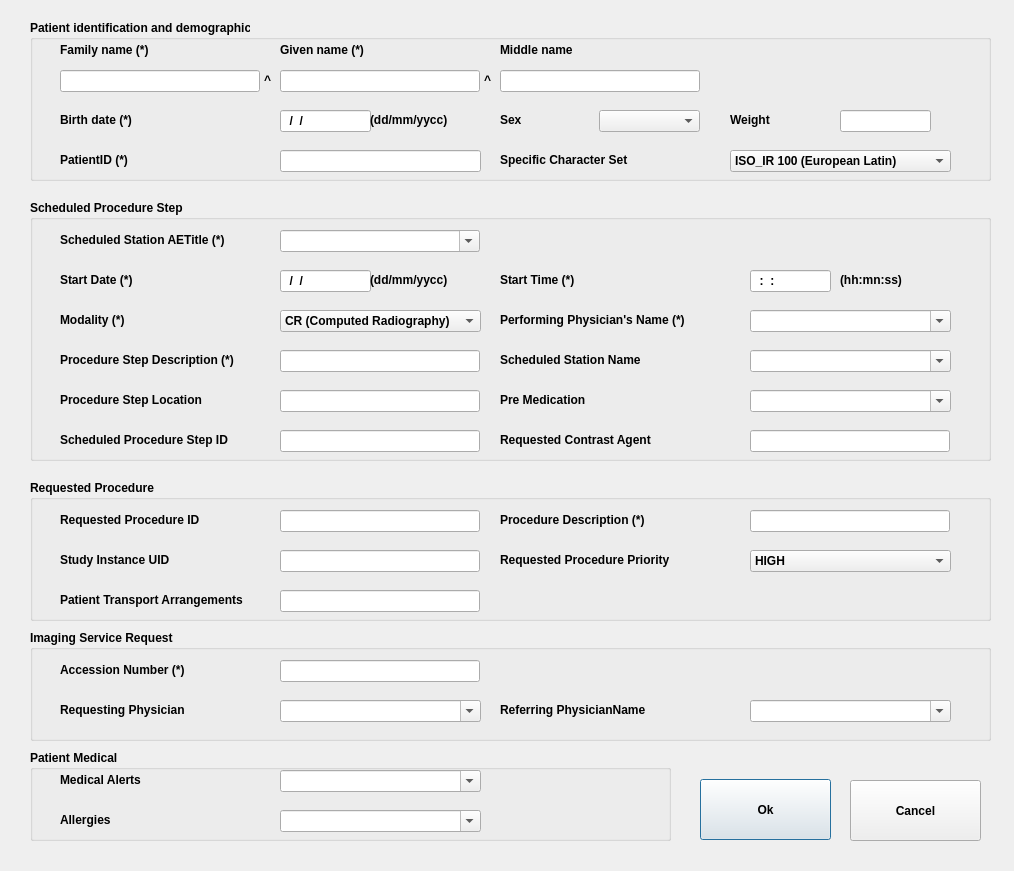
<?xml version="1.0" encoding="UTF-8"?>
<ui version="4.0">
 <class>WorklistEnrDlg</class>
 <widget class="QDialog" name="WorklistEnrDlg">
  <property name="geometry">
   <rect>
    <x>0</x>
    <y>0</y>
    <width>1014</width>
    <height>871</height>
   </rect>
  </property>
  <property name="windowTitle">
   <string>WorklistEnrDlg</string>
  </property>
  <widget class="QPushButton" name="PB_Ok">
   <property name="geometry">
    <rect>
     <x>700</x>
     <y>779</y>
     <width>131</width>
     <height>61</height>
    </rect>
   </property>
   <property name="font">
    <font>
     <weight>75</weight>
     <bold>true</bold>
    </font>
   </property>
   <property name="text">
    <string>Ok</string>
   </property>
   <property name="icon">
    <iconset resource="DicomWorklist.qrc">
     <normaloff>:/DicomWorklist/Resources/png/Cute-Ball-Go-icon.png</normaloff>:/DicomWorklist/Resources/png/Cute-Ball-Go-icon.png</iconset>
   </property>
   <property name="iconSize">
    <size>
     <width>48</width>
     <height>48</height>
    </size>
   </property>
  </widget>
  <widget class="QPushButton" name="PB_Cancel">
   <property name="geometry">
    <rect>
     <x>850</x>
     <y>780</y>
     <width>131</width>
     <height>61</height>
    </rect>
   </property>
   <property name="font">
    <font>
     <weight>75</weight>
     <bold>true</bold>
    </font>
   </property>
   <property name="text">
    <string>Cancel</string>
   </property>
   <property name="icon">
    <iconset resource="DicomWorklist.qrc">
     <normaloff>:/DicomWorklist/Resources/png/Actions-dialog-close-icon.png</normaloff>:/DicomWorklist/Resources/png/Actions-dialog-close-icon.png</iconset>
   </property>
   <property name="iconSize">
    <size>
     <width>48</width>
     <height>48</height>
    </size>
   </property>
  </widget>
  <widget class="QGroupBox" name="GB_Patient">
   <property name="geometry">
    <rect>
     <x>30</x>
     <y>20</y>
     <width>961</width>
     <height>161</height>
    </rect>
   </property>
   <property name="font">
    <font>
     <weight>75</weight>
     <bold>true</bold>
    </font>
   </property>
   <property name="title">
    <string>Patient identification and demographic</string>
   </property>
   <widget class="QLineEdit" name="LE_PatientWeight">
    <property name="geometry">
     <rect>
      <x>810</x>
      <y>90</y>
      <width>91</width>
      <height>22</height>
     </rect>
    </property>
    <property name="inputMask">
     <string/>
    </property>
   </widget>
   <widget class="QLabel" name="L_MiddleName">
    <property name="geometry">
     <rect>
      <x>470</x>
      <y>20</y>
      <width>200</width>
      <height>20</height>
     </rect>
    </property>
    <property name="font">
     <font>
      <weight>75</weight>
      <bold>true</bold>
     </font>
    </property>
    <property name="text">
     <string>Middle name</string>
    </property>
   </widget>
   <widget class="QLabel" name="L_PatientSex">
    <property name="geometry">
     <rect>
      <x>470</x>
      <y>90</y>
      <width>101</width>
      <height>20</height>
     </rect>
    </property>
    <property name="font">
     <font>
      <weight>75</weight>
      <bold>true</bold>
     </font>
    </property>
    <property name="text">
     <string>Sex</string>
    </property>
   </widget>
   <widget class="QComboBox" name="CBX_PatientSex">
    <property name="geometry">
     <rect>
      <x>569</x>
      <y>90</y>
      <width>101</width>
      <height>22</height>
     </rect>
    </property>
    <property name="currentIndex">
     <number>-1</number>
    </property>
    <item>
     <property name="text">
      <string notr="true">F (Female)</string>
     </property>
    </item>
    <item>
     <property name="text">
      <string notr="true">M (Male)</string>
     </property>
    </item>
    <item>
     <property name="text">
      <string>O (Other)</string>
     </property>
    </item>
   </widget>
   <widget class="QLabel" name="L_GivenName">
    <property name="geometry">
     <rect>
      <x>250</x>
      <y>20</y>
      <width>200</width>
      <height>20</height>
     </rect>
    </property>
    <property name="font">
     <font>
      <weight>75</weight>
      <bold>true</bold>
     </font>
    </property>
    <property name="text">
     <string>Given name (*)</string>
    </property>
   </widget>
   <widget class="QLabel" name="L_PatientWeight">
    <property name="geometry">
     <rect>
      <x>700</x>
      <y>90</y>
      <width>101</width>
      <height>20</height>
     </rect>
    </property>
    <property name="font">
     <font>
      <weight>75</weight>
      <bold>true</bold>
     </font>
    </property>
    <property name="text">
     <string>Weight</string>
    </property>
   </widget>
   <widget class="QLineEdit" name="LE_FamilyName">
    <property name="geometry">
     <rect>
      <x>30</x>
      <y>50</y>
      <width>200</width>
      <height>22</height>
     </rect>
    </property>
   </widget>
   <widget class="QLabel" name="L_Caret1_2">
    <property name="geometry">
     <rect>
      <x>454</x>
      <y>50</y>
      <width>14</width>
      <height>20</height>
     </rect>
    </property>
    <property name="font">
     <font>
      <weight>75</weight>
      <bold>true</bold>
     </font>
    </property>
    <property name="text">
     <string>^</string>
    </property>
   </widget>
   <widget class="QLabel" name="L_FamilyName">
    <property name="geometry">
     <rect>
      <x>30</x>
      <y>20</y>
      <width>200</width>
      <height>20</height>
     </rect>
    </property>
    <property name="font">
     <font>
      <weight>75</weight>
      <bold>true</bold>
     </font>
    </property>
    <property name="text">
     <string>Family name (*)</string>
    </property>
   </widget>
   <widget class="QLineEdit" name="LE_PatientID">
    <property name="geometry">
     <rect>
      <x>250</x>
      <y>130</y>
      <width>201</width>
      <height>22</height>
     </rect>
    </property>
    <property name="inputMask">
     <string/>
    </property>
   </widget>
   <widget class="QLineEdit" name="LE_GivenName">
    <property name="geometry">
     <rect>
      <x>250</x>
      <y>50</y>
      <width>200</width>
      <height>22</height>
     </rect>
    </property>
   </widget>
   <widget class="QLabel" name="L_PatientBirthDate">
    <property name="geometry">
     <rect>
      <x>30</x>
      <y>90</y>
      <width>200</width>
      <height>20</height>
     </rect>
    </property>
    <property name="font">
     <font>
      <weight>75</weight>
      <bold>true</bold>
     </font>
    </property>
    <property name="text">
     <string>Birth date (*)</string>
    </property>
   </widget>
   <widget class="QLabel" name="L_PatientID">
    <property name="geometry">
     <rect>
      <x>30</x>
      <y>130</y>
      <width>200</width>
      <height>20</height>
     </rect>
    </property>
    <property name="font">
     <font>
      <weight>75</weight>
      <bold>true</bold>
     </font>
    </property>
    <property name="text">
     <string>PatientID (*)</string>
    </property>
   </widget>
   <widget class="QLineEdit" name="LE_MiddleName">
    <property name="geometry">
     <rect>
      <x>470</x>
      <y>50</y>
      <width>200</width>
      <height>22</height>
     </rect>
    </property>
   </widget>
   <widget class="QLabel" name="L_Caret1">
    <property name="geometry">
     <rect>
      <x>234</x>
      <y>50</y>
      <width>14</width>
      <height>20</height>
     </rect>
    </property>
    <property name="font">
     <font>
      <weight>75</weight>
      <bold>true</bold>
     </font>
    </property>
    <property name="text">
     <string>^</string>
    </property>
   </widget>
   <widget class="QLineEdit" name="LE_PatientBirthDate">
    <property name="geometry">
     <rect>
      <x>250</x>
      <y>90</y>
      <width>91</width>
      <height>22</height>
     </rect>
    </property>
    <property name="inputMask">
     <string>99/99/9999; </string>
    </property>
   </widget>
   <widget class="QLabel" name="L_BirthDateFormat">
    <property name="geometry">
     <rect>
      <x>340</x>
      <y>90</y>
      <width>111</width>
      <height>20</height>
     </rect>
    </property>
    <property name="font">
     <font>
      <weight>75</weight>
      <bold>true</bold>
     </font>
    </property>
    <property name="text">
     <string>(dd/mm/yycc)</string>
    </property>
   </widget>
   <widget class="QLabel" name="L_SpecificCharacterSet">
    <property name="geometry">
     <rect>
      <x>470</x>
      <y>130</y>
      <width>200</width>
      <height>20</height>
     </rect>
    </property>
    <property name="font">
     <font>
      <weight>75</weight>
      <bold>true</bold>
     </font>
    </property>
    <property name="text">
     <string>Specific Character Set</string>
    </property>
   </widget>
   <widget class="QComboBox" name="CBX_SpecificCharacterSet">
    <property name="geometry">
     <rect>
      <x>700</x>
      <y>130</y>
      <width>221</width>
      <height>22</height>
     </rect>
    </property>
    <item>
     <property name="text">
      <string>ISO_IR 100 (European Latin)</string>
     </property>
    </item>
   </widget>
  </widget>
  <widget class="QGroupBox" name="GB_ScheduledProcedureStep">
   <property name="geometry">
    <rect>
     <x>30</x>
     <y>200</y>
     <width>961</width>
     <height>261</height>
    </rect>
   </property>
   <property name="font">
    <font>
     <weight>75</weight>
     <bold>true</bold>
    </font>
   </property>
   <property name="title">
    <string>Scheduled Procedure Step</string>
   </property>
   <widget class="QLabel" name="L_ScheduledStationAETitle">
    <property name="geometry">
     <rect>
      <x>30</x>
      <y>30</y>
      <width>200</width>
      <height>20</height>
     </rect>
    </property>
    <property name="font">
     <font>
      <weight>75</weight>
      <bold>true</bold>
     </font>
    </property>
    <property name="text">
     <string>Scheduled Station AETitle (*)</string>
    </property>
   </widget>
   <widget class="QLabel" name="L_ScheduledProcedureStepStartDateScheduledProcedureStepStartDate">
    <property name="geometry">
     <rect>
      <x>30</x>
      <y>70</y>
      <width>200</width>
      <height>20</height>
     </rect>
    </property>
    <property name="font">
     <font>
      <weight>75</weight>
      <bold>true</bold>
     </font>
    </property>
    <property name="text">
     <string>Start Date (*)</string>
    </property>
   </widget>
   <widget class="QLineEdit" name="LE_ScheduledProcedureStepStartDate">
    <property name="geometry">
     <rect>
      <x>250</x>
      <y>70</y>
      <width>91</width>
      <height>22</height>
     </rect>
    </property>
    <property name="inputMask">
     <string>99/99/9999; </string>
    </property>
   </widget>
   <widget class="QLabel" name="L_StartDateFormat">
    <property name="geometry">
     <rect>
      <x>340</x>
      <y>70</y>
      <width>111</width>
      <height>20</height>
     </rect>
    </property>
    <property name="font">
     <font>
      <weight>75</weight>
      <bold>true</bold>
     </font>
    </property>
    <property name="text">
     <string>(dd/mm/yycc)</string>
    </property>
   </widget>
   <widget class="QLineEdit" name="LE_ScheduledProcedureStepStartTime">
    <property name="geometry">
     <rect>
      <x>720</x>
      <y>70</y>
      <width>81</width>
      <height>22</height>
     </rect>
    </property>
    <property name="inputMask">
     <string>99:99:99; </string>
    </property>
   </widget>
   <widget class="QLabel" name="L_StartTimeFormat">
    <property name="geometry">
     <rect>
      <x>810</x>
      <y>70</y>
      <width>111</width>
      <height>20</height>
     </rect>
    </property>
    <property name="font">
     <font>
      <weight>75</weight>
      <bold>true</bold>
     </font>
    </property>
    <property name="text">
     <string>(hh:mn:ss)</string>
    </property>
   </widget>
   <widget class="QLabel" name="L_ScheduledProcedureStepStartTime">
    <property name="geometry">
     <rect>
      <x>470</x>
      <y>70</y>
      <width>200</width>
      <height>20</height>
     </rect>
    </property>
    <property name="font">
     <font>
      <weight>75</weight>
      <bold>true</bold>
     </font>
    </property>
    <property name="text">
     <string>Start Time (*)</string>
    </property>
   </widget>
   <widget class="QLabel" name="L_Modality">
    <property name="geometry">
     <rect>
      <x>30</x>
      <y>110</y>
      <width>101</width>
      <height>20</height>
     </rect>
    </property>
    <property name="font">
     <font>
      <weight>75</weight>
      <bold>true</bold>
     </font>
    </property>
    <property name="text">
     <string>Modality (*)</string>
    </property>
   </widget>
   <widget class="QComboBox" name="CBX_Modality">
    <property name="geometry">
     <rect>
      <x>250</x>
      <y>110</y>
      <width>201</width>
      <height>22</height>
     </rect>
    </property>
    <property name="currentIndex">
     <number>0</number>
    </property>
    <item>
     <property name="text">
      <string>CR (Computed Radiography)</string>
     </property>
    </item>
    <item>
     <property name="text">
      <string notr="true">CT (Computed Tomography)</string>
     </property>
    </item>
    <item>
     <property name="text">
      <string>DD (Duplex Doppler)</string>
     </property>
    </item>
    <item>
     <property name="text">
      <string>DOC (Document)</string>
     </property>
    </item>
    <item>
     <property name="text">
      <string>DX (Digital Radiography)</string>
     </property>
    </item>
    <item>
     <property name="text">
      <string>ES (Endoscopy)</string>
     </property>
    </item>
    <item>
     <property name="text">
      <string>MG (Mammography)</string>
     </property>
    </item>
    <item>
     <property name="text">
      <string notr="true">MR (Magnetic Resonance)</string>
     </property>
    </item>
    <item>
     <property name="text">
      <string>NM (Nuclear Medecine)</string>
     </property>
    </item>
    <item>
     <property name="text">
      <string>OT (Other Modality)</string>
     </property>
    </item>
    <item>
     <property name="text">
      <string>PX (Panoramic X-Ray)</string>
     </property>
    </item>
    <item>
     <property name="text">
      <string>US (Ultrasound)</string>
     </property>
    </item>
    <item>
     <property name="text">
      <string>XA (X-Ray Angiography)</string>
     </property>
    </item>
    <item>
     <property name="text">
      <string>XC (External-camera Photography)</string>
     </property>
    </item>
   </widget>
   <widget class="QLabel" name="L_ScheduledPerformingPhysicianName">
    <property name="geometry">
     <rect>
      <x>470</x>
      <y>110</y>
      <width>241</width>
      <height>20</height>
     </rect>
    </property>
    <property name="font">
     <font>
      <weight>75</weight>
      <bold>true</bold>
     </font>
    </property>
    <property name="text">
     <string>Performing Physician's Name (*)</string>
    </property>
   </widget>
   <widget class="QLabel" name="L_ScheduledProcedureStepDescription">
    <property name="geometry">
     <rect>
      <x>30</x>
      <y>150</y>
      <width>200</width>
      <height>20</height>
     </rect>
    </property>
    <property name="font">
     <font>
      <weight>75</weight>
      <bold>true</bold>
     </font>
    </property>
    <property name="text">
     <string>Procedure Step Description (*)</string>
    </property>
   </widget>
   <widget class="QLineEdit" name="LE_ScheduledProcedureStepDescription">
    <property name="geometry">
     <rect>
      <x>250</x>
      <y>150</y>
      <width>200</width>
      <height>22</height>
     </rect>
    </property>
   </widget>
   <widget class="QLabel" name="L_ScheduledStationName">
    <property name="geometry">
     <rect>
      <x>470</x>
      <y>150</y>
      <width>200</width>
      <height>20</height>
     </rect>
    </property>
    <property name="font">
     <font>
      <weight>75</weight>
      <bold>true</bold>
     </font>
    </property>
    <property name="text">
     <string>Scheduled Station Name</string>
    </property>
   </widget>
   <widget class="QLineEdit" name="LE_ScheduledProcedureStepLocation">
    <property name="geometry">
     <rect>
      <x>250</x>
      <y>190</y>
      <width>200</width>
      <height>22</height>
     </rect>
    </property>
   </widget>
   <widget class="QLabel" name="L_ScheduledProcedureStepLocation">
    <property name="geometry">
     <rect>
      <x>30</x>
      <y>190</y>
      <width>200</width>
      <height>20</height>
     </rect>
    </property>
    <property name="font">
     <font>
      <weight>75</weight>
      <bold>true</bold>
     </font>
    </property>
    <property name="text">
     <string>Procedure Step Location</string>
    </property>
   </widget>
   <widget class="QLabel" name="L_PreMedication">
    <property name="geometry">
     <rect>
      <x>470</x>
      <y>190</y>
      <width>200</width>
      <height>20</height>
     </rect>
    </property>
    <property name="font">
     <font>
      <weight>75</weight>
      <bold>true</bold>
     </font>
    </property>
    <property name="text">
     <string>Pre Medication</string>
    </property>
   </widget>
   <widget class="QLineEdit" name="LE_ScheduledProcedureStepID">
    <property name="geometry">
     <rect>
      <x>250</x>
      <y>230</y>
      <width>200</width>
      <height>22</height>
     </rect>
    </property>
   </widget>
   <widget class="QLabel" name="L_ScheduledProcedureStepID">
    <property name="geometry">
     <rect>
      <x>30</x>
      <y>230</y>
      <width>200</width>
      <height>20</height>
     </rect>
    </property>
    <property name="font">
     <font>
      <weight>75</weight>
      <bold>true</bold>
     </font>
    </property>
    <property name="text">
     <string>Scheduled Procedure Step ID</string>
    </property>
   </widget>
   <widget class="QLabel" name="L_RequestedContrastAgent_2">
    <property name="geometry">
     <rect>
      <x>470</x>
      <y>230</y>
      <width>200</width>
      <height>20</height>
     </rect>
    </property>
    <property name="font">
     <font>
      <weight>75</weight>
      <bold>true</bold>
     </font>
    </property>
    <property name="text">
     <string>Requested Contrast Agent</string>
    </property>
   </widget>
   <widget class="QLineEdit" name="LE_RequestedContrastAgent">
    <property name="geometry">
     <rect>
      <x>720</x>
      <y>230</y>
      <width>200</width>
      <height>22</height>
     </rect>
    </property>
   </widget>
   <widget class="QComboBox" name="CBX_ScheduledStationAETitle">
    <property name="geometry">
     <rect>
      <x>250</x>
      <y>30</y>
      <width>200</width>
      <height>22</height>
     </rect>
    </property>
    <property name="editable">
     <bool>true</bool>
    </property>
   </widget>
   <widget class="QComboBox" name="CBX_ScheduledPerformingPhysicianName">
    <property name="geometry">
     <rect>
      <x>720</x>
      <y>110</y>
      <width>201</width>
      <height>22</height>
     </rect>
    </property>
    <property name="editable">
     <bool>true</bool>
    </property>
   </widget>
   <widget class="QComboBox" name="CBX_ScheduledStationName">
    <property name="geometry">
     <rect>
      <x>720</x>
      <y>150</y>
      <width>201</width>
      <height>22</height>
     </rect>
    </property>
    <property name="editable">
     <bool>true</bool>
    </property>
   </widget>
   <widget class="QComboBox" name="CBX_PreMedication">
    <property name="geometry">
     <rect>
      <x>720</x>
      <y>190</y>
      <width>201</width>
      <height>22</height>
     </rect>
    </property>
    <property name="editable">
     <bool>true</bool>
    </property>
   </widget>
  </widget>
  <widget class="QGroupBox" name="GB_RequestedProcedure">
   <property name="geometry">
    <rect>
     <x>30</x>
     <y>480</y>
     <width>961</width>
     <height>141</height>
    </rect>
   </property>
   <property name="font">
    <font>
     <weight>75</weight>
     <bold>true</bold>
    </font>
   </property>
   <property name="title">
    <string>Requested Procedure</string>
   </property>
   <widget class="QLineEdit" name="LE_RequestedProcedureID">
    <property name="geometry">
     <rect>
      <x>250</x>
      <y>30</y>
      <width>200</width>
      <height>22</height>
     </rect>
    </property>
   </widget>
   <widget class="QLabel" name="L_RequestedProcedureID">
    <property name="geometry">
     <rect>
      <x>30</x>
      <y>30</y>
      <width>200</width>
      <height>20</height>
     </rect>
    </property>
    <property name="font">
     <font>
      <weight>75</weight>
      <bold>true</bold>
     </font>
    </property>
    <property name="lineWidth">
     <number>1</number>
    </property>
    <property name="text">
     <string>Requested Procedure ID</string>
    </property>
   </widget>
   <widget class="QLabel" name="L_RequestedProcedureDescription">
    <property name="geometry">
     <rect>
      <x>470</x>
      <y>30</y>
      <width>200</width>
      <height>20</height>
     </rect>
    </property>
    <property name="font">
     <font>
      <weight>75</weight>
      <bold>true</bold>
     </font>
    </property>
    <property name="text">
     <string>Procedure Description (*)</string>
    </property>
   </widget>
   <widget class="QLineEdit" name="LE_RequestedProcedureDescription">
    <property name="geometry">
     <rect>
      <x>720</x>
      <y>30</y>
      <width>200</width>
      <height>22</height>
     </rect>
    </property>
   </widget>
   <widget class="QLabel" name="L_StudyInstanceUID">
    <property name="geometry">
     <rect>
      <x>30</x>
      <y>70</y>
      <width>200</width>
      <height>20</height>
     </rect>
    </property>
    <property name="font">
     <font>
      <weight>75</weight>
      <bold>true</bold>
     </font>
    </property>
    <property name="lineWidth">
     <number>1</number>
    </property>
    <property name="text">
     <string>Study Instance UID</string>
    </property>
   </widget>
   <widget class="QLineEdit" name="LE_StudyInstanceUID">
    <property name="geometry">
     <rect>
      <x>250</x>
      <y>70</y>
      <width>200</width>
      <height>22</height>
     </rect>
    </property>
   </widget>
   <widget class="QLabel" name="L_RequestedProcedurePriority">
    <property name="geometry">
     <rect>
      <x>470</x>
      <y>70</y>
      <width>200</width>
      <height>20</height>
     </rect>
    </property>
    <property name="font">
     <font>
      <weight>75</weight>
      <bold>true</bold>
     </font>
    </property>
    <property name="text">
     <string>Requested Procedure Priority</string>
    </property>
   </widget>
   <widget class="QLineEdit" name="LE_PatientTransportArrangements">
    <property name="geometry">
     <rect>
      <x>250</x>
      <y>110</y>
      <width>200</width>
      <height>22</height>
     </rect>
    </property>
   </widget>
   <widget class="QLabel" name="L_PatientTransportArrangements">
    <property name="geometry">
     <rect>
      <x>30</x>
      <y>110</y>
      <width>221</width>
      <height>20</height>
     </rect>
    </property>
    <property name="font">
     <font>
      <weight>75</weight>
      <bold>true</bold>
     </font>
    </property>
    <property name="lineWidth">
     <number>1</number>
    </property>
    <property name="text">
     <string>Patient Transport Arrangements</string>
    </property>
   </widget>
   <widget class="QComboBox" name="CBX_RequestedProcedurePriority">
    <property name="geometry">
     <rect>
      <x>720</x>
      <y>70</y>
      <width>201</width>
      <height>22</height>
     </rect>
    </property>
    <item>
     <property name="text">
      <string>HIGH</string>
     </property>
    </item>
    <item>
     <property name="text">
      <string>LOW</string>
     </property>
    </item>
    <item>
     <property name="text">
      <string>MEDIUM</string>
     </property>
    </item>
    <item>
     <property name="text">
      <string>ROUTINE</string>
     </property>
    </item>
    <item>
     <property name="text">
      <string>STAT</string>
     </property>
    </item>
   </widget>
  </widget>
  <widget class="QGroupBox" name="GB_ImagingServiceRequest">
   <property name="geometry">
    <rect>
     <x>30</x>
     <y>630</y>
     <width>961</width>
     <height>111</height>
    </rect>
   </property>
   <property name="font">
    <font>
     <weight>75</weight>
     <bold>true</bold>
    </font>
   </property>
   <property name="title">
    <string>Imaging Service Request</string>
   </property>
   <widget class="QLineEdit" name="LE_AccessionNumber">
    <property name="geometry">
     <rect>
      <x>250</x>
      <y>30</y>
      <width>200</width>
      <height>22</height>
     </rect>
    </property>
   </widget>
   <widget class="QLabel" name="L_AccessionNumber">
    <property name="geometry">
     <rect>
      <x>30</x>
      <y>30</y>
      <width>200</width>
      <height>20</height>
     </rect>
    </property>
    <property name="font">
     <font>
      <weight>75</weight>
      <bold>true</bold>
     </font>
    </property>
    <property name="text">
     <string>Accession Number (*)</string>
    </property>
   </widget>
   <widget class="QLabel" name="L_RequestingPhysician">
    <property name="geometry">
     <rect>
      <x>30</x>
      <y>70</y>
      <width>221</width>
      <height>20</height>
     </rect>
    </property>
    <property name="font">
     <font>
      <weight>75</weight>
      <bold>true</bold>
     </font>
    </property>
    <property name="lineWidth">
     <number>1</number>
    </property>
    <property name="text">
     <string>Requesting Physician</string>
    </property>
   </widget>
   <widget class="QLabel" name="L_ReferringPhysicianName">
    <property name="geometry">
     <rect>
      <x>470</x>
      <y>70</y>
      <width>221</width>
      <height>20</height>
     </rect>
    </property>
    <property name="font">
     <font>
      <weight>75</weight>
      <bold>true</bold>
     </font>
    </property>
    <property name="lineWidth">
     <number>1</number>
    </property>
    <property name="text">
     <string>Referring PhysicianName</string>
    </property>
   </widget>
   <widget class="QComboBox" name="CBX_RequestingPhysician">
    <property name="geometry">
     <rect>
      <x>250</x>
      <y>70</y>
      <width>201</width>
      <height>22</height>
     </rect>
    </property>
    <property name="editable">
     <bool>true</bool>
    </property>
   </widget>
   <widget class="QComboBox" name="CBX_ReferringPhysicianName">
    <property name="geometry">
     <rect>
      <x>720</x>
      <y>70</y>
      <width>201</width>
      <height>22</height>
     </rect>
    </property>
    <property name="editable">
     <bool>true</bool>
    </property>
   </widget>
  </widget>
  <widget class="QGroupBox" name="GB_PatientMedical">
   <property name="geometry">
    <rect>
     <x>30</x>
     <y>750</y>
     <width>641</width>
     <height>91</height>
    </rect>
   </property>
   <property name="font">
    <font>
     <weight>75</weight>
     <bold>true</bold>
    </font>
   </property>
   <property name="title">
    <string>Patient Medical</string>
   </property>
   <widget class="QLabel" name="L_MedicalAlerts">
    <property name="geometry">
     <rect>
      <x>30</x>
      <y>20</y>
      <width>221</width>
      <height>20</height>
     </rect>
    </property>
    <property name="font">
     <font>
      <weight>75</weight>
      <bold>true</bold>
     </font>
    </property>
    <property name="lineWidth">
     <number>1</number>
    </property>
    <property name="text">
     <string>Medical Alerts</string>
    </property>
   </widget>
   <widget class="QLabel" name="L_Allergies">
    <property name="geometry">
     <rect>
      <x>30</x>
      <y>60</y>
      <width>221</width>
      <height>20</height>
     </rect>
    </property>
    <property name="font">
     <font>
      <weight>75</weight>
      <bold>true</bold>
     </font>
    </property>
    <property name="lineWidth">
     <number>1</number>
    </property>
    <property name="text">
     <string>Allergies</string>
    </property>
   </widget>
   <widget class="QComboBox" name="CBX_MedicalAlerts">
    <property name="geometry">
     <rect>
      <x>250</x>
      <y>20</y>
      <width>201</width>
      <height>22</height>
     </rect>
    </property>
    <property name="editable">
     <bool>true</bool>
    </property>
   </widget>
   <widget class="QComboBox" name="CBX_ContrastAllergies">
    <property name="geometry">
     <rect>
      <x>250</x>
      <y>60</y>
      <width>201</width>
      <height>22</height>
     </rect>
    </property>
    <property name="editable">
     <bool>true</bool>
    </property>
   </widget>
  </widget>
 </widget>
 <layoutdefault spacing="6" margin="11"/>
 <tabstops>
  <tabstop>LE_FamilyName</tabstop>
  <tabstop>LE_GivenName</tabstop>
  <tabstop>LE_MiddleName</tabstop>
  <tabstop>LE_PatientBirthDate</tabstop>
  <tabstop>CBX_PatientSex</tabstop>
  <tabstop>LE_PatientWeight</tabstop>
  <tabstop>LE_PatientID</tabstop>
  <tabstop>CBX_SpecificCharacterSet</tabstop>
  <tabstop>CBX_ScheduledStationAETitle</tabstop>
  <tabstop>LE_ScheduledProcedureStepStartDate</tabstop>
  <tabstop>LE_ScheduledProcedureStepStartTime</tabstop>
  <tabstop>CBX_Modality</tabstop>
  <tabstop>CBX_ScheduledPerformingPhysicianName</tabstop>
  <tabstop>LE_ScheduledProcedureStepDescription</tabstop>
  <tabstop>CBX_ScheduledStationName</tabstop>
  <tabstop>LE_ScheduledProcedureStepLocation</tabstop>
  <tabstop>LE_ScheduledProcedureStepID</tabstop>
  <tabstop>CBX_PreMedication</tabstop>
  <tabstop>LE_RequestedContrastAgent</tabstop>
  <tabstop>LE_RequestedProcedureID</tabstop>
  <tabstop>LE_RequestedProcedureDescription</tabstop>
  <tabstop>LE_StudyInstanceUID</tabstop>
  <tabstop>CBX_RequestedProcedurePriority</tabstop>
  <tabstop>LE_PatientTransportArrangements</tabstop>
  <tabstop>LE_AccessionNumber</tabstop>
  <tabstop>CBX_RequestingPhysician</tabstop>
  <tabstop>CBX_ReferringPhysicianName</tabstop>
  <tabstop>CBX_MedicalAlerts</tabstop>
  <tabstop>CBX_ContrastAllergies</tabstop>
  <tabstop>PB_Ok</tabstop>
  <tabstop>PB_Cancel</tabstop>
 </tabstops>
 <resources>
  <include location="DicomWorklist.qrc"/>
 </resources>
 <connections/>
</ui>
